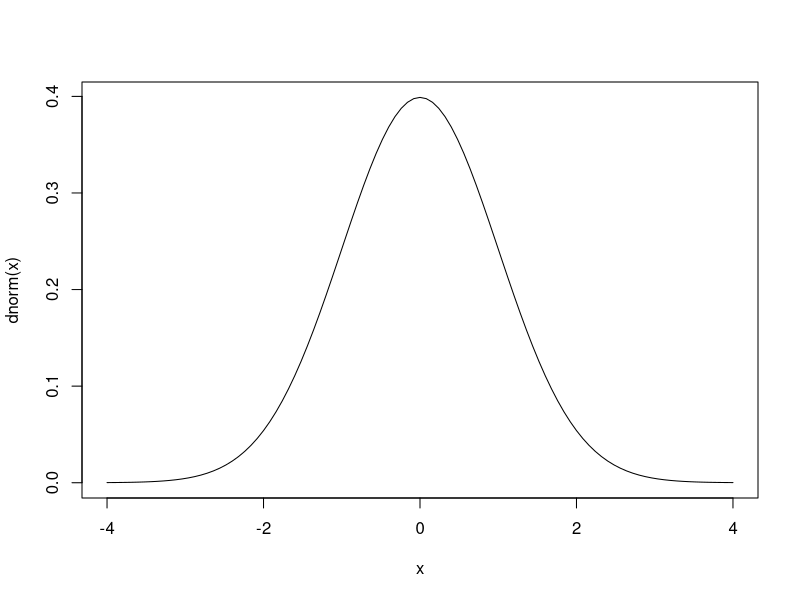
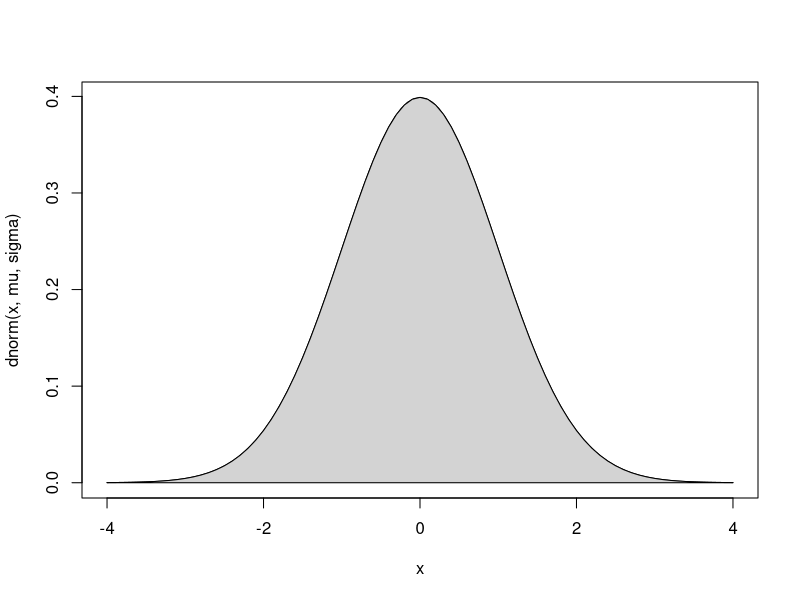
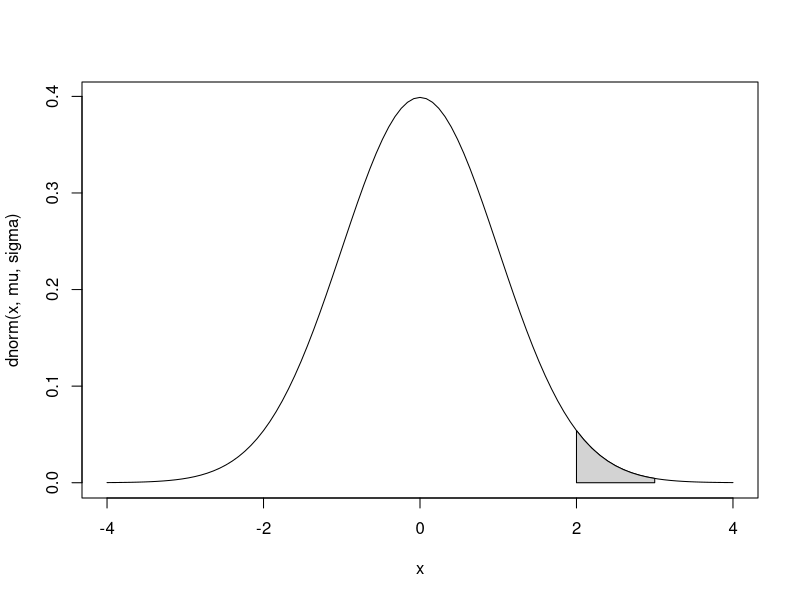
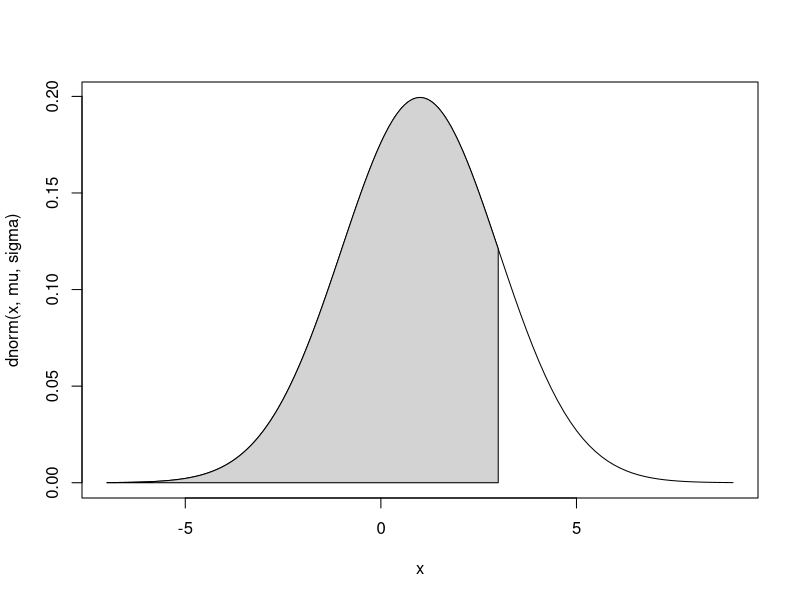
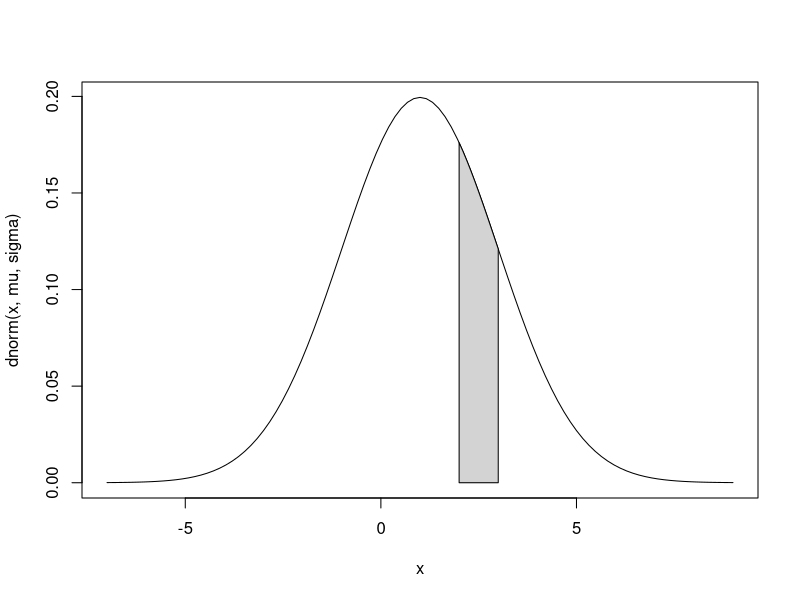
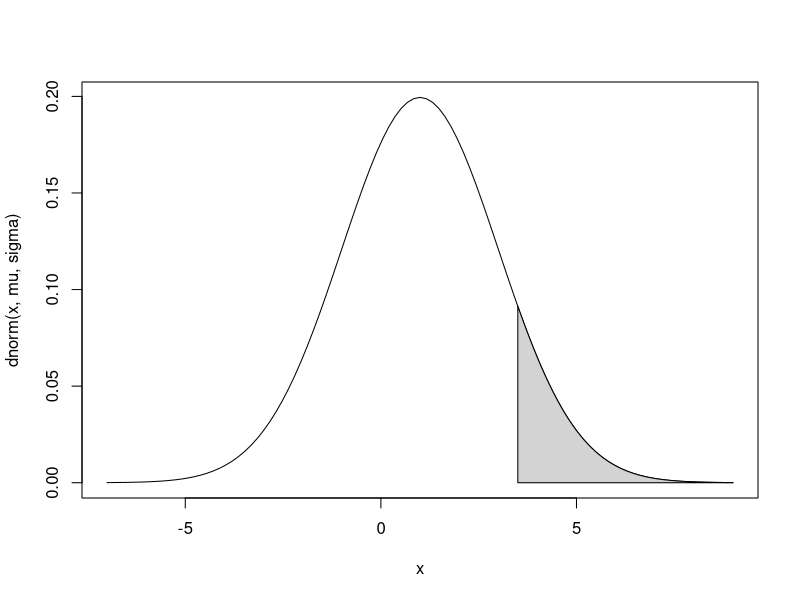
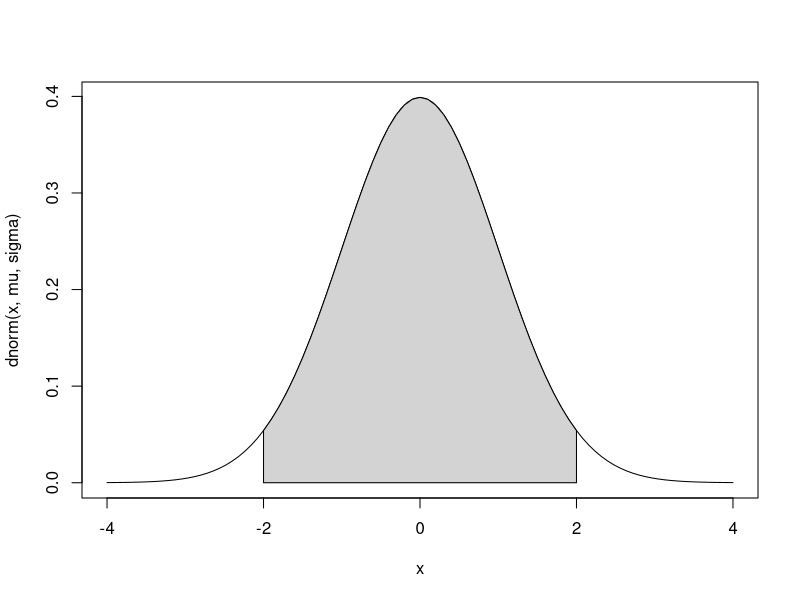
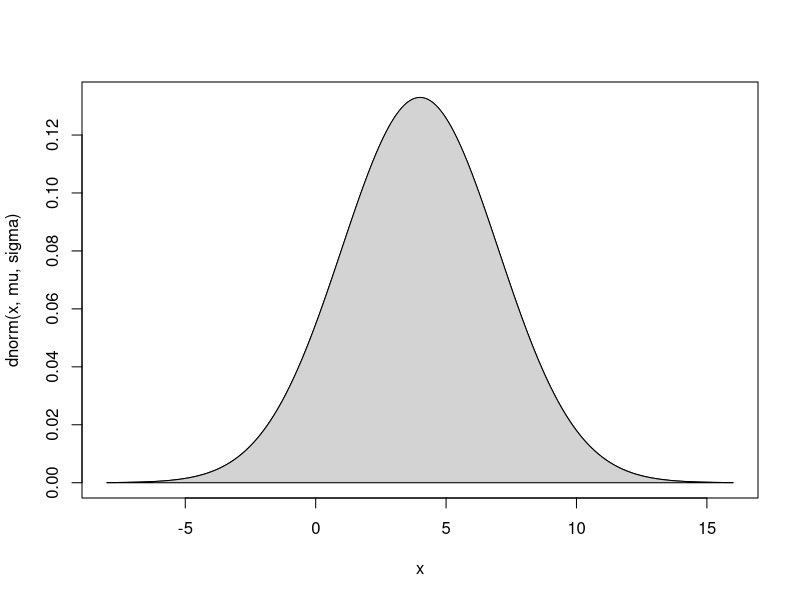

Write R code to recreate these figures, in order.
# Normal distribution

?dnorm

curve(dnorm(x), from = -4, to = 4) # pdf of standard normal



# Example 5.4a
# X ~ Normal(1,4)
# this is a normal with expected value(or mean) of 1 
# and variance (sigma^2 of 4)
# What is P(X <= 3) ?



# A function to shade the normal curve (You do not need to learn this code right now)
# Only learn how to use it
shade.norm <- function(mu = 0, sigma = 1, a = mu  - 4*sigma, b = mu  + 4*sigma){
  curve(dnorm(x, mu, sigma), mu  - 4*sigma, mu  + 4*sigma)
  xvec = seq(mu  - 4*sigma,mu  + 4*sigma, 0.1)
  yvec = dnorm(xvec, mean = mu, sd = sigma)
  polygon(c(xvec[xvec >= a & xvec <=b], b, a), 
          c(yvec[xvec >= a & xvec <=b], 0, 0), col = "lightgray")
}

# We can now use our function
shade.norm()
shade.norm(a = 2, b=3)

# what is P(X <= 3)
shade.norm(mu = 1, sigma = sqrt(4), b = 3)


pnorm(3, 1, sd = sqrt(4)) # F(3) = P(X<=3)

z = (3 - 1)/sqrt(4)
pnorm(z)


# X ~ Normal(1,4)
# What is P(2 <= X <= 3) ?

shade.norm(mu = 1, sigma = sqrt(4), a = 2, b = 3)

pnorm(3, 1, 2) - pnorm(2, 1, 2)

# what is the P(X > 3.5)?

shade.norm(mu = 1, sigma = sqrt(4), a = 3.5)
# P(X > 3.5) = 1 - P(X <= 3.5)
1 - pnorm(3.5, 1, 2)

# Area between (-1,1),(-2,2),(-3,3)

shade.norm(a = -2, b = 2)

pnorm(c(-2,2))
#find the difference 

# F(2) - F(-2)

pnorm(2) - pnorm(-2)

pnorm(c(1,2,3)) - pnorm(c(-1,-2,-3))

# A few more things with the normal 

?pnorm
#qnorm input Area (quartiles)
#rnorm() produces a sample of random values from 
#a normal distribution

rnorm(10)

#HW04 Q4:

shade.norm(mu = 4, sigma = sqrt(9))

#HW04 Q5:
shade.norm(mu = 69.2, sigma = 2.5)
1 - pnorm(72, 69.2, 2.5)

1 -pnorm(72, 69.2,2.5) * pnorm(72,63.8,2.7)

pnorm(69.2, 69.2,2.5) 

shade.norm(5.4,sqrt(13.54))
pnorm(0,5.4,13.54)
